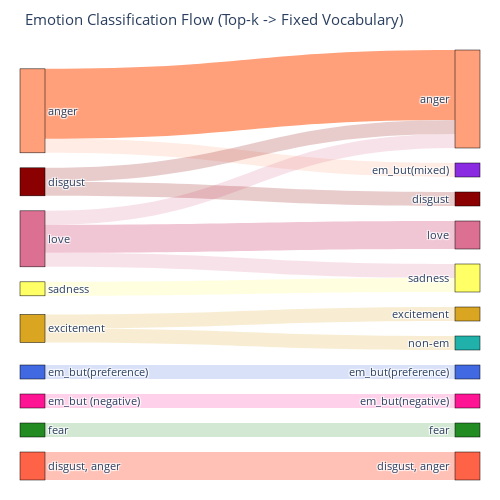

The notebook cell saved with this chart:
### Code cell
plot_sankey_from_df(inp, 'Emotion', 'Emotion.1', title='Top-k -> Fixed Vocabulary')

### Figure 1 — Plotly figure (JSON) as saved in the notebook; plotly's stock layout.template omitted (floating-point values rounded to 4 significant figures)
{"data": [{"arrangement": "snap", "link": {"color": ["rgba(218,165,32,0.20)", "rgba(255,160,122,0.20)", "rgba(219,112,147,0.40)", "rgba(255,160,122,1.00)", "rgba(65,105,225,0.20)", "rgba(219,112,147,0.20)", "rgba(139,0,0,0.20)", "rgba(219,112,147,0.20)", "rgba(139,0,0,0.20)", "rgba(255,20,147,0.20)", "rgba(34,139,34,0.20)", "rgba(255,99,71,0.40)", "rgba(255,255,102,0.20)", "rgba(218,165,32,0.20)"], "source": [0, 1, 2, 1, 3, 2, 4, 2, 4, 5, 6, 7, 8, 0], "target": [9, 10, 11, 12, 13, 12, 12, 14, 15, 16, 17, 18, 14, 19], "value": [1, 1, 2, 5, 1, 1, 1, 1, 1, 1, 1, 2, 1, 1]}, "node": {"color": ["#DAA520", "#FFA07A", "#DB7093", "#4169E1", "#8B0000", "#FF1493", "#228B22", "#FF6347", "#FFFF66", "#DAA520", "#8A2BE2", "#DB7093", "#FFA07A", "#4169E1", "#FFFF66", "#8B0000", "#FF1493", "#228B22", "#FF6347", "#20B2AA"], "label": ["excitement", "anger", "love", "em_but(preference)", "disgust", "em_but (negative)", "fear", "disgust, anger", "sadness", "excitement ", "em_but(mixed) ", "love ", "anger ", "em_but(preference) ", "sadness ", "disgust ", "em_but(negative) ", "fear ", "disgust, anger ", "non-em "], "line": {"color": "black", "width": 0.5}, "pad": 15, "thickness": 25}, "type": "sankey"}], "layout": {"font": {"size": 11}, "height": 500, "margin": {"b": 20, "l": 20, "r": 20, "t": 50}, "title": {"text": "Emotion Classification Flow (Top-k -> Fixed Vocabulary)"}, "width": 500}}
